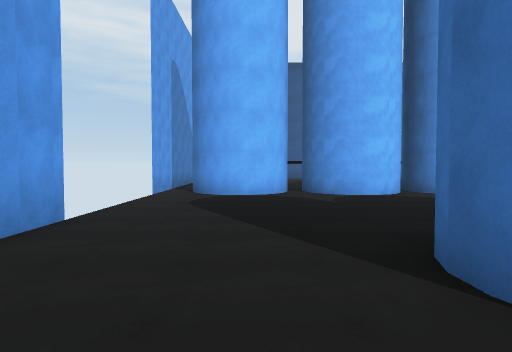
View 1 (above)

24 first-person views from a walk through a scene from a Unity 3-D project. The camera is 1.5 m above the floor, tilts 2° down and sees 75° across. The floor is counted in squares, 2 m on a side. Each view is taken from the middle of a square. On the plan, view 1 faces up. The plan holds only what a view shows up to about 11 squares ahead; the rest is blank. The place goes on beyond the plan. The player is left out. Surface patterns are stand-ins for the level's own textures.

View 2
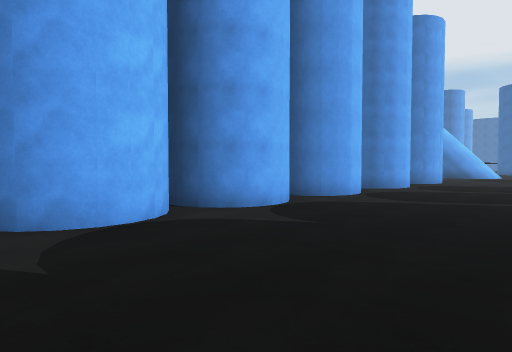

View 3
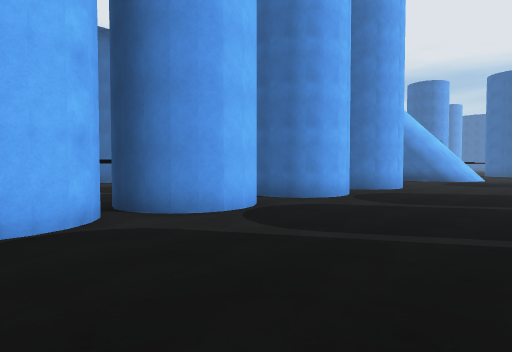

View 4
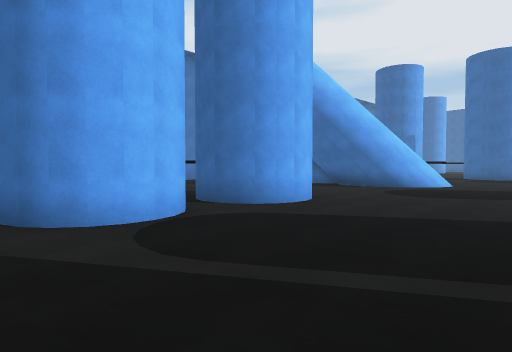

View 5
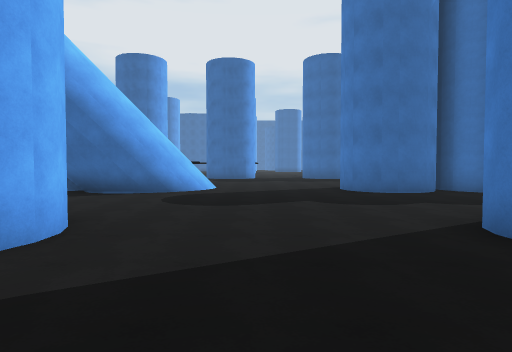

View 6
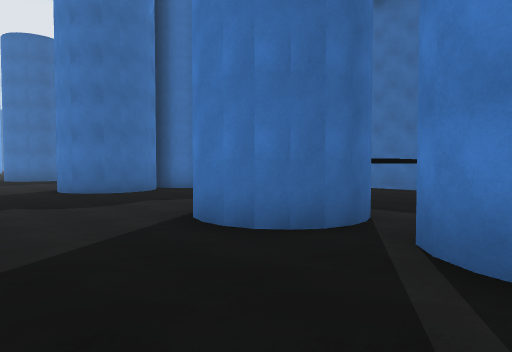

View 7
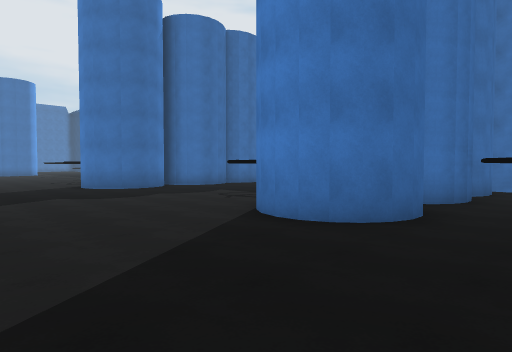

View 8
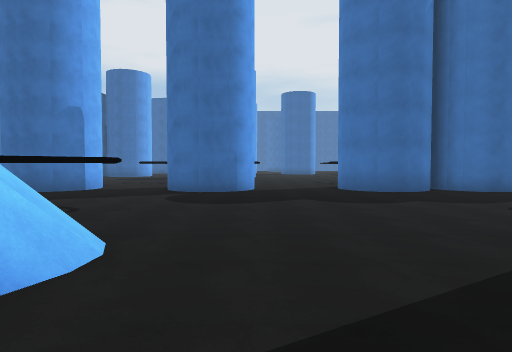

View 9
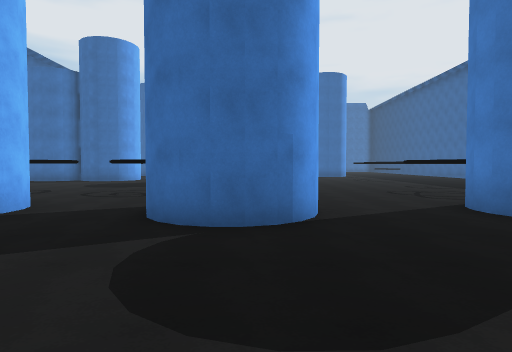

View 10
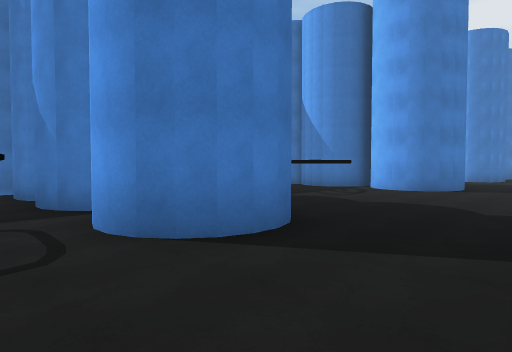

View 11
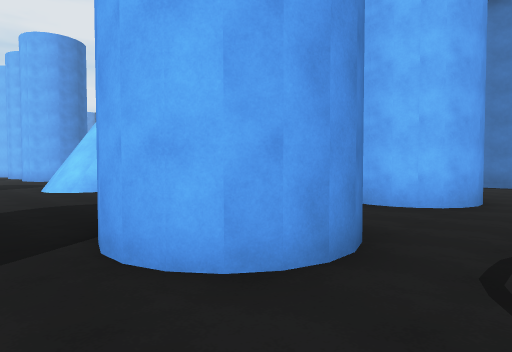

View 12
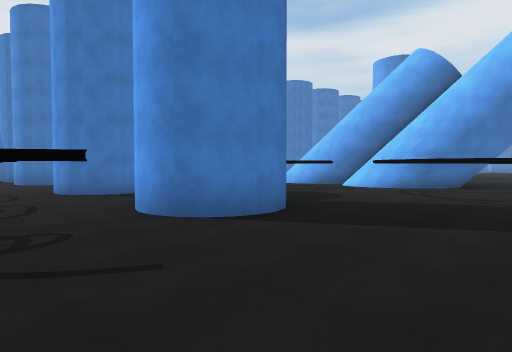

View 13
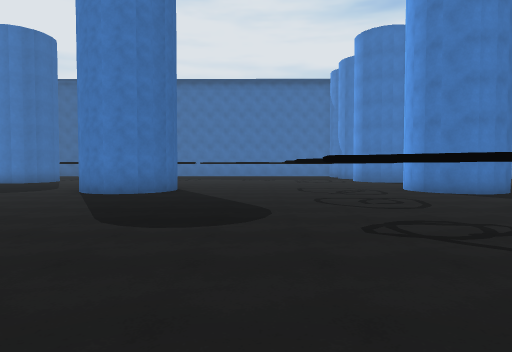

View 14
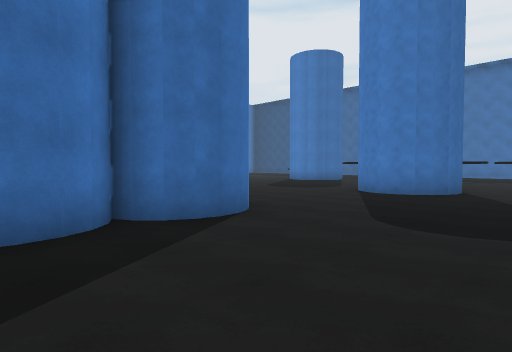

View 15
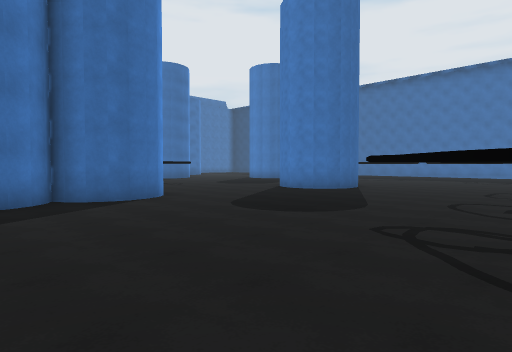

View 16
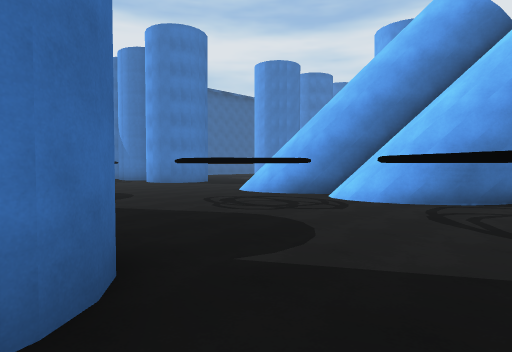

View 17
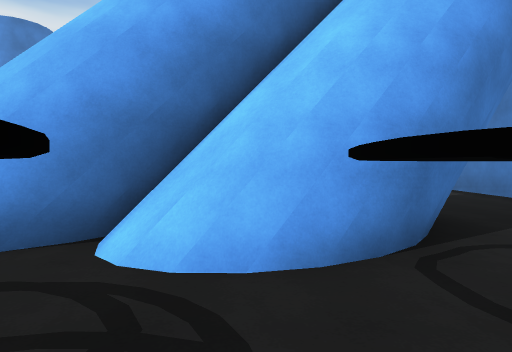

View 18
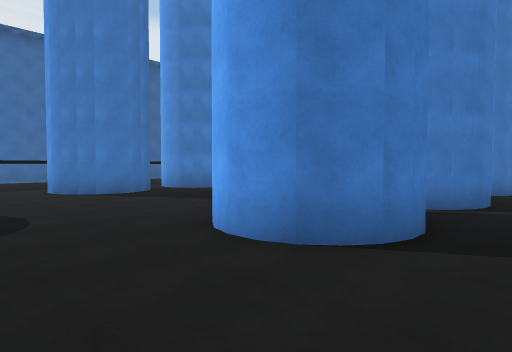

View 19
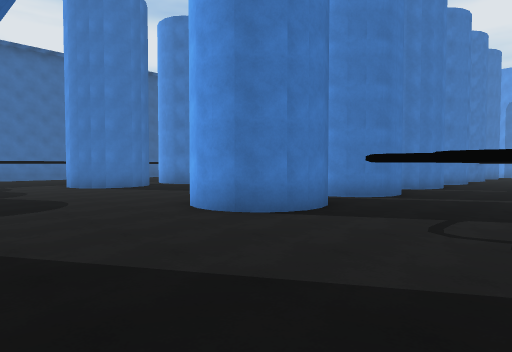

View 20
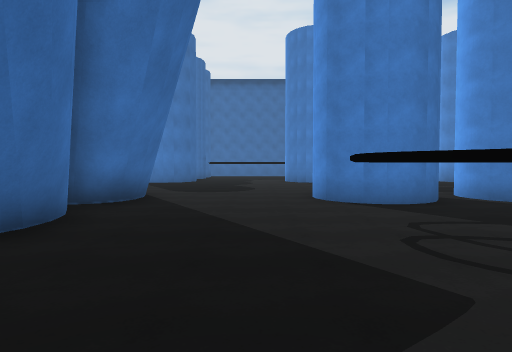

View 21
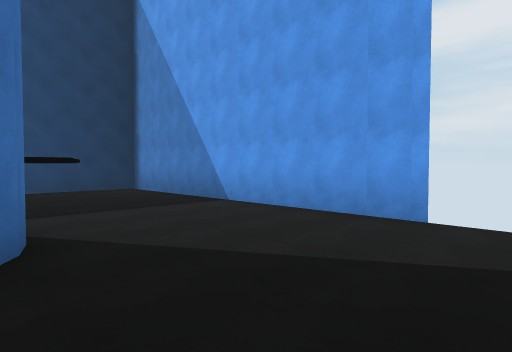

View 22
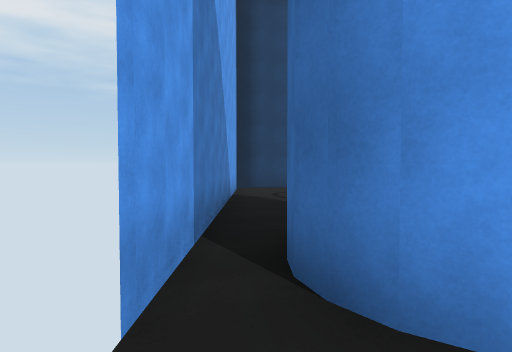

View 23
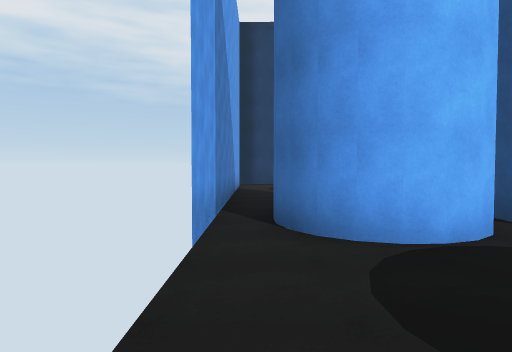

View 24
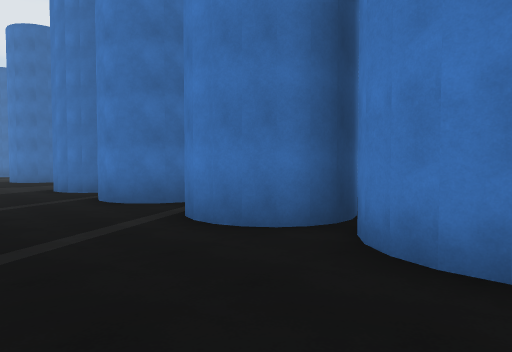

### Floor plan
Key: @ floor where view 1 was taken; # wall or solid block; x gap in a wall; . floor; / step, stairs or slope; = window, fence, low wall or low ledge.
Columns run from 3 left of view 1 to 44 right of it. Each row starts with its distance up from view 1.
 18 ###                ###            #
 17 #..                 ....         ..........
 16 #..                 .....    #.............##
 15 #.                  .......  #..............#
 14 #.                  ....### ##...... ......##
 13 #.                  ....#=###....##..# .....#
 12 #.        .# ...........###.....###...........
 11 #.        ..............###.#....##............
 10 #.# .#  # .##.###.##....###.##.......##........
  9 x.###########x###x##....###.##.......  ........
  8  ........................#/.....###.  ....##...
  7  ...............................###.  #...# ....
  6  ....................................  ...   ...
  5  ..........................................
  4 #....................................... ..
  3 #....#  ##.##.###.##....###......##.....
  2 #....#   ###  ######....###.....###.##..
  1 #....               .....#..##...##.
  0 #..@#               #  ### x ....##.
 -1 #..##                   #       ###.
 -2 #..                     #         #.
 -3 #...                              #.
 -4 ####                              ##

Where each view was taken, in squares from view 1:
view 1: 0 up, 0 right, facing up
view 2: 4 up, 1 right, facing up-right
view 3: 4 up, 5 right, facing up-right
view 4: 4 up, 10 right, facing up-right
view 5: 6 up, 12 right, facing right
view 6: 6 up, 12 right, facing down-right
view 7: 7 up, 19 right, facing down-right
view 8: 6 up, 20 right, facing right
view 9: 7 up, 25 right, facing right
view 10: 6 up, 33 right, facing down-left
view 11: 5 up, 33 right, facing up-left
view 12: 17 up, 34 right, facing down-left
view 13: 17 up, 36 right, facing down
view 14: 17 up, 36 right, facing down-right
view 15: 17 up, 33 right, facing down-right
view 16: 15 up, 30 right, facing down-left
view 17: 12 up, 26 right, facing left
view 18: 12 up, 19 right, facing down-left
view 19: 14 up, 20 right, facing down-left
view 20: 17 up, 18 right, facing down
view 21: 6 up, 2 right, facing down-left
view 22: 7 up, 2 left, facing up
view 23: 5 up, 2 left, facing up
view 24: 6 up, 5 right, facing down-right
